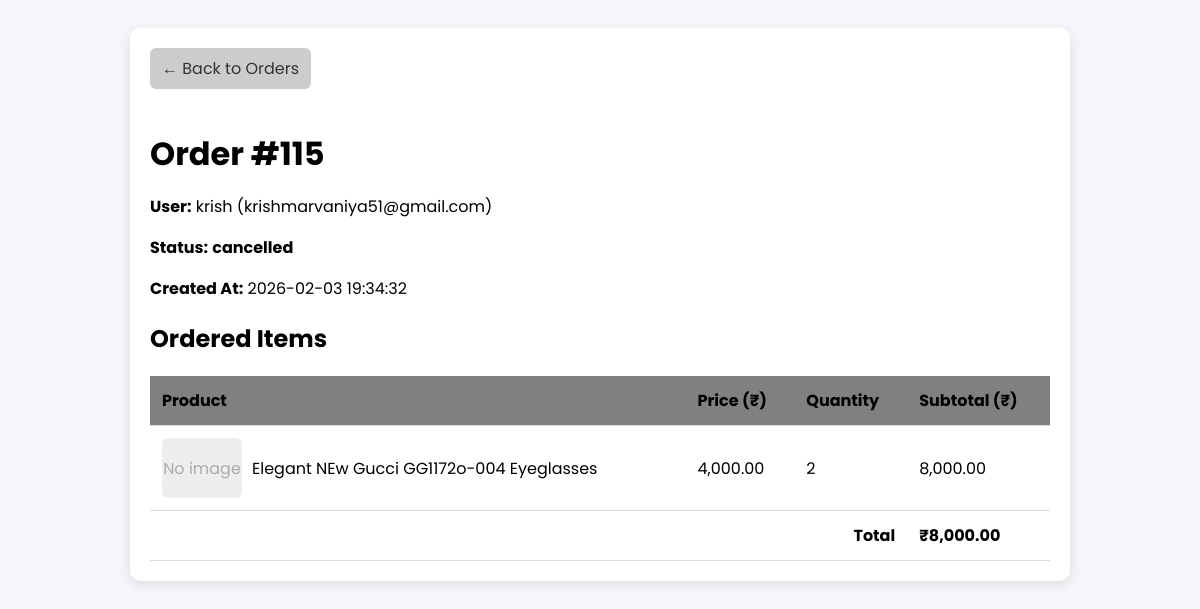
Page /admin/view-order.php?id=115 (signed in) on the committed database.
### tables this page shows
CREATE TABLE `orders` (
  `id` int(11) NOT NULL,
  `user_id` int(11) DEFAULT NULL,
  `name` varchar(255) NOT NULL,
  `email` varchar(255) NOT NULL,
  `shipping_address` text NOT NULL,
  `total_amount` decimal(10,2) NOT NULL,
  `status` enum('pending','processing','shipped','delivered','cancelled') DEFAULT 'pending',
  `created_at` datetime DEFAULT current_timestamp(),
  `payment_method` varchar(50) DEFAULT NULL,
  `delivered_otp` varchar(10) DEFAULT NULL
);

CREATE TABLE `user` (
  `id` int(11) NOT NULL,
  `username` varchar(100) NOT NULL,
  `email` varchar(255) NOT NULL,
  `password` varchar(255) NOT NULL,
  `created_at` timestamp NOT NULL DEFAULT current_timestamp(),
  `reset_token` varchar(255) DEFAULT NULL,
  `reset_expires` datetime DEFAULT NULL,
  `first_name` varchar(100) DEFAULT NULL,
  `last_name` varchar(100) DEFAULT NULL,
  `status` varchar(20) DEFAULT 'active',
  `phone` varchar(20) DEFAULT NULL,
  `address` varchar(20) DEFAULT NULL
);

CREATE TABLE `order_items` (
  `id` int(11) NOT NULL,
  `order_id` int(11) NOT NULL,
  `product_id` int(11) NOT NULL,
  `quantity` int(11) NOT NULL,
  `price` decimal(10,2) NOT NULL
);

CREATE TABLE `products` (
  `id` int(11) NOT NULL,
  `main_category_id` int(11) NOT NULL,
  `name` varchar(255) NOT NULL,
  `brand_id` int(11) DEFAULT NULL,
  `gender_id` int(11) DEFAULT NULL,
  `price_category_id` int(11) DEFAULT NULL,
  `price` decimal(12,2) NOT NULL,
  `description` text DEFAULT NULL,
  `image_path` varchar(255) DEFAULT NULL,
  `created_at` timestamp NOT NULL DEFAULT current_timestamp()
);

### admin/view-order.php (the view, shortened to what this page needs)
<?php
require_once __DIR__ . '/../db_connect.php';
$order_id = isset($_GET['id']) ? (int)$_GET['id'] : 0;
$stmt = $mysqli->prepare("
    SELECT o.*, u.username, u.email
    FROM orders o
    LEFT JOIN user u ON o.user_id = u.id
    WHERE o.id = ?
");
$stmt->bind_param('i', $order_id);
$stmt->execute();
$order_result = $stmt->get_result();
$order = $order_result->fetch_assoc();
$stmt = $mysqli->prepare("
    SELECT oi.*, p.name AS product_name, p.price AS product_price, p.image_path
    FROM order_items oi
    LEFT JOIN products p ON oi.product_id = p.id
    WHERE oi.order_id = ?
");
$stmt->bind_param('i', $order_id);
$stmt->execute();
$items_result = $stmt->get_result();
$order_items = $items_result->fetch_all(MYSQLI_ASSOC);
?>
<!DOCTYPE html>
<html lang="en">
<head>
</head>
<body>
<div class="container">
    <a class="back-btn" href="manage-orders.php">← Back to Orders</a>
    <h1>Order #<?= htmlspecialchars($order['id']) ?></h1>
    <p><strong>User:</strong> <?= htmlspecialchars($order['username'] ?? '-') ?> (<?= htmlspecialchars($order['email'] ?? '-') ?>)</p>
    <p><strong>Status:</strong> <span class="status"><?= htmlspecialchars($order['status']) ?></span></p>
    <p><strong>Created At:</strong> <?= htmlspecialchars($order['created_at']) ?></p>
    <h2>Ordered Items</h2>
    <table>
        <thead>
            <tr>
                <th>Product</th>
                <th>Price (₹)</th>
                <th>Quantity</th>
                <th>Subtotal (₹)</th>
            </tr>
        </thead>
        <tbody>
        <?php
        $total = 0;
        foreach($order_items as $item):
            $subtotal = $item['product_price'] * $item['quantity'];
            $total += $subtotal;
        ?>
            <tr>
                <td>
                    <div class="product-name-wrapper">
                        <?php if ($item['image_path'] && file_exists(__DIR__ . '/../' . $item['image_path'])): ?>
                            <img src="../<?= htmlspecialchars($item['image_path']) ?>" alt="Product Image" class="product-img">
                        <?php else: ?>
                            <div class="product-img" style="background:#eee;display:flex;align-items:center;justify-content:center;color:#aaa;">No image</div>
                        <?php endif; ?>
                        <?= htmlspecialchars($item['product_name'] ?? '-') ?>
                    </div>
                </td>
                <td><?= number_format($item['product_price'],2) ?></td>
                <td><?= (int)$item['quantity'] ?></td>
                <td><?= number_format($subtotal,2) ?></td>
            </tr>
        <?php endforeach; ?>
            <tr>
                <td colspan="3" style="text-align:right;"><strong>Total</strong></td>
                <td><strong>₹<?= number_format($total,2) ?></strong></td>
            </tr>
        </tbody>
    </table>
</div>
</body>
</html>

### admin/view-order.php (style rules this page uses)
body { font-family: 'Poppins', sans-serif; background:#f4f6f9; padding:20px; }
.container { max-width:900px; margin:0 auto; background:#fff; padding:20px; border-radius:10px; box-shadow:0 4px 12px rgba(0,0,0,0.1); }
h1 { margin-bottom:10px; }
table { width:100%; border-collapse: collapse; margin-top:20px; }
table th, table td { padding:12px; border-bottom:1px solid #ddd; text-align:left; vertical-align: middle; }
table th { background:gray; color:black; }
.status { font-weight:bold; }
.back-btn { display:inline-block; padding:8px 12px; background:#ccc; color:#333; border-radius:6px; text-decoration:none; margin-bottom:20px; }
.product-img { width:80px; height:60px; object-fit:cover; border-radius:6px; margin-right:10px; vertical-align:middle; }
.product-name-wrapper { display:flex; align-items:center; }

### rows in the picture
orders: id "115", user.username "krish", user.email "krishmarvaniya51@gmail.com", status "cancelled", created_at "2026-02-03 19:34:32"
order_items: product.name "Elegant NEw Gucci GG1172o-004 Eyeglasses", product.price "4,000.00", quantity "2", subtotal "8,000.00"

### other values in the picture
$total "8,000.00"
